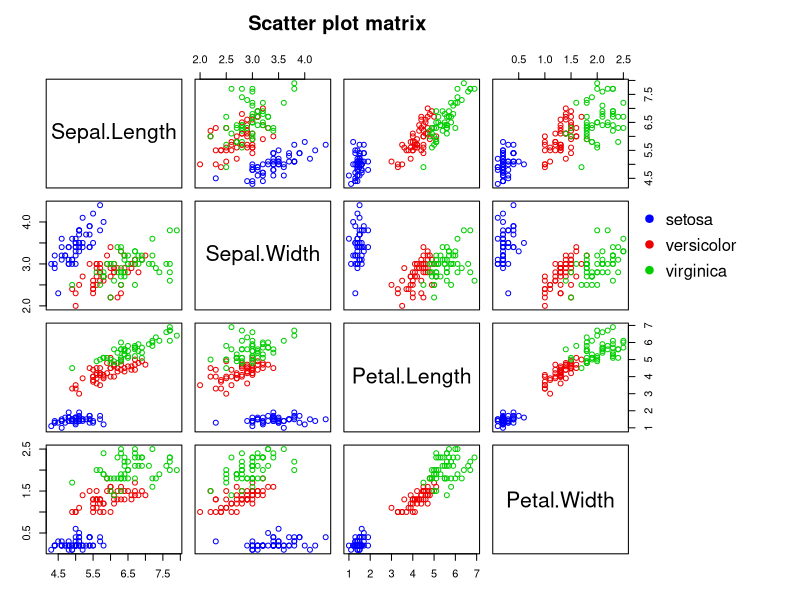

Write R code to recreate this figure.
# ####
# title:   Scatter plot matrix of iris dataset
# author:  learnusezone@gmail.com
# purpose: static scatter plot matrix of iris dataset
# note:    -
# ####


# plots
graphics::par(lwd = 1)  # chart lines widths


# scatter plot matrix
graphics::pairs(iris[, -5], col = c("blue", "red2", "green3")[iris$Species],
                main = "Scatter plot matrix",
                oma = c(3, 3, 5.5, 12.5))
graphics::legend(0.82, 0.7,      # "bottomright", ...
                 legend = base::as.vector(base::unique(iris$Species)),
                 col = c("blue", "red2", "green3"),
                 pch = 19,
                 bty = "n")

